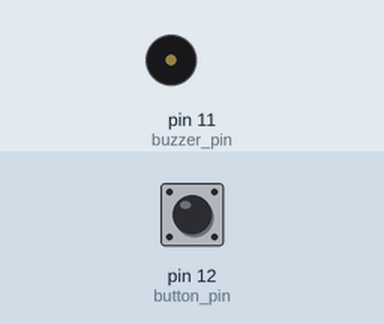
A program run on a simulated Raspberry Pi (header pin numbers). On the bench: buzzer (waves = sounding, pin HIGH). Inputs (shaded band) come from the test bench; at power-on: pin 12 (button_pin) HIGH. What the program prints to the terminal is not drawn.

Above: at 1.2 s.
1.3 s: pin 12 (button_pin) pulled LOW for 0.15 s
At 1.37 s:
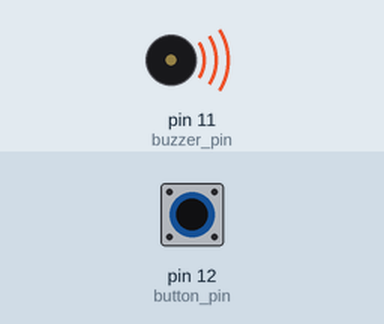
2.9 s: pin 12 (button_pin) pulled LOW for 3.2 s
At 6.4 s:
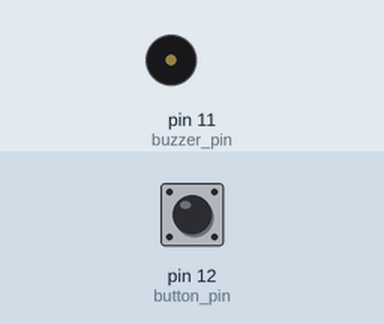
Timing chart, 0 to 7.9 s (numbered marks = the images above; inputs shaded):
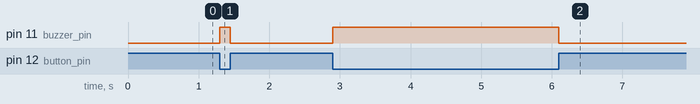

Measured:
- after the input at 1.3 s, pin 11 (buzzer_pin): LOW → HIGH at once, → LOW 0.15 s later
- after the input at 2.9 s, pin 11 (buzzer_pin): LOW → HIGH at once, → LOW 3.2 s later

The program:

buzzer.py
```python
import RPi.GPIO as GPIO
import time

buzzer_pin = 11
button_pin = 12

def setup():
    GPIO.setmode(GPIO.BOARD)
    GPIO.setup(buzzer_pin, GPIO.OUT)
    GPIO.setup(button_pin, GPIO.IN, pull_up_down=GPIO.PUD_UP)

def loop():
    while True:
        if GPIO.input(button_pin) == GPIO.LOW:
            print('On')
            GPIO.output(buzzer_pin, GPIO.HIGH)
        else:
            print('Off')
            GPIO.output(buzzer_pin, GPIO.LOW)

def destroy():
    GPIO.cleanup()

if __name__ == '__main__':
    print('running')
    setup()
    try:
        loop()
    except KeyboardInterrupt:
        destroy()
```
